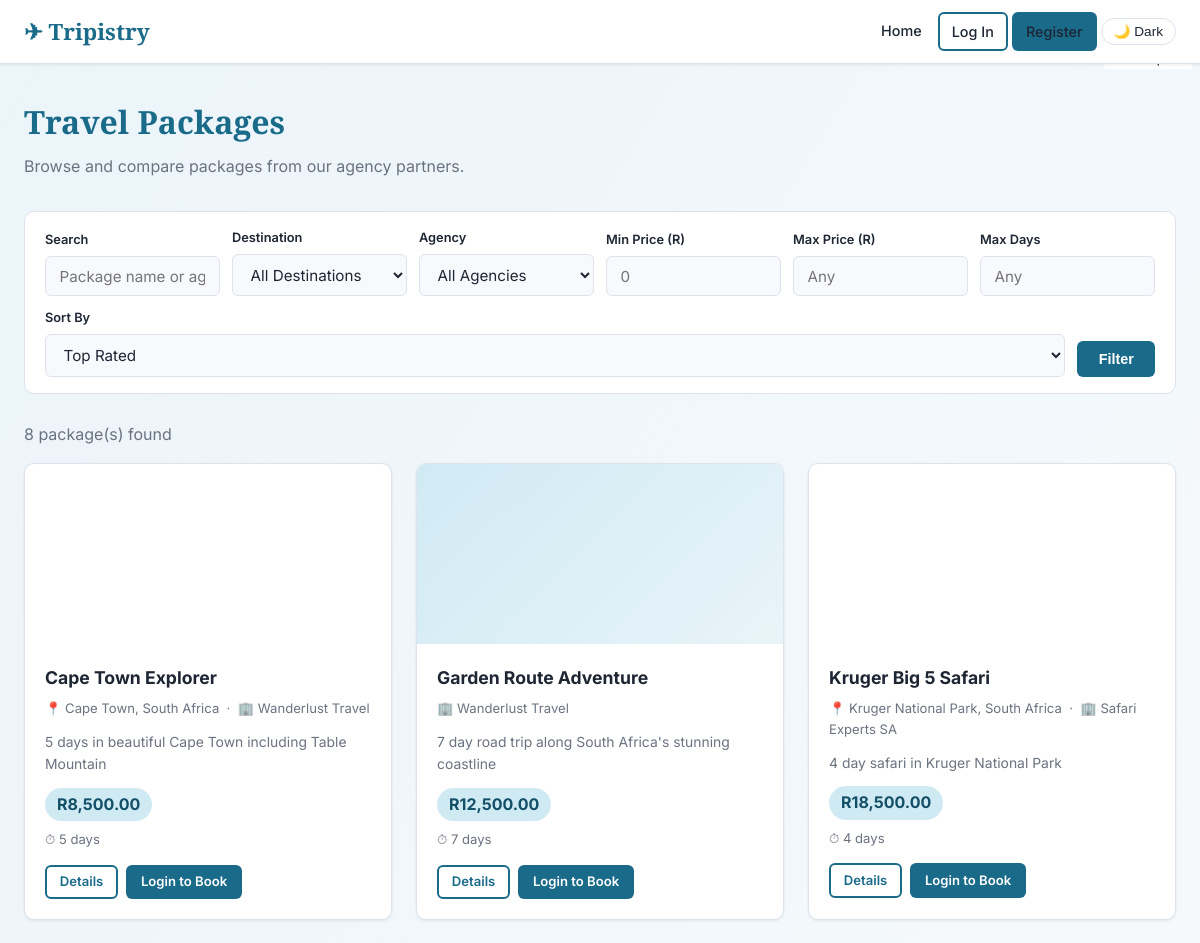
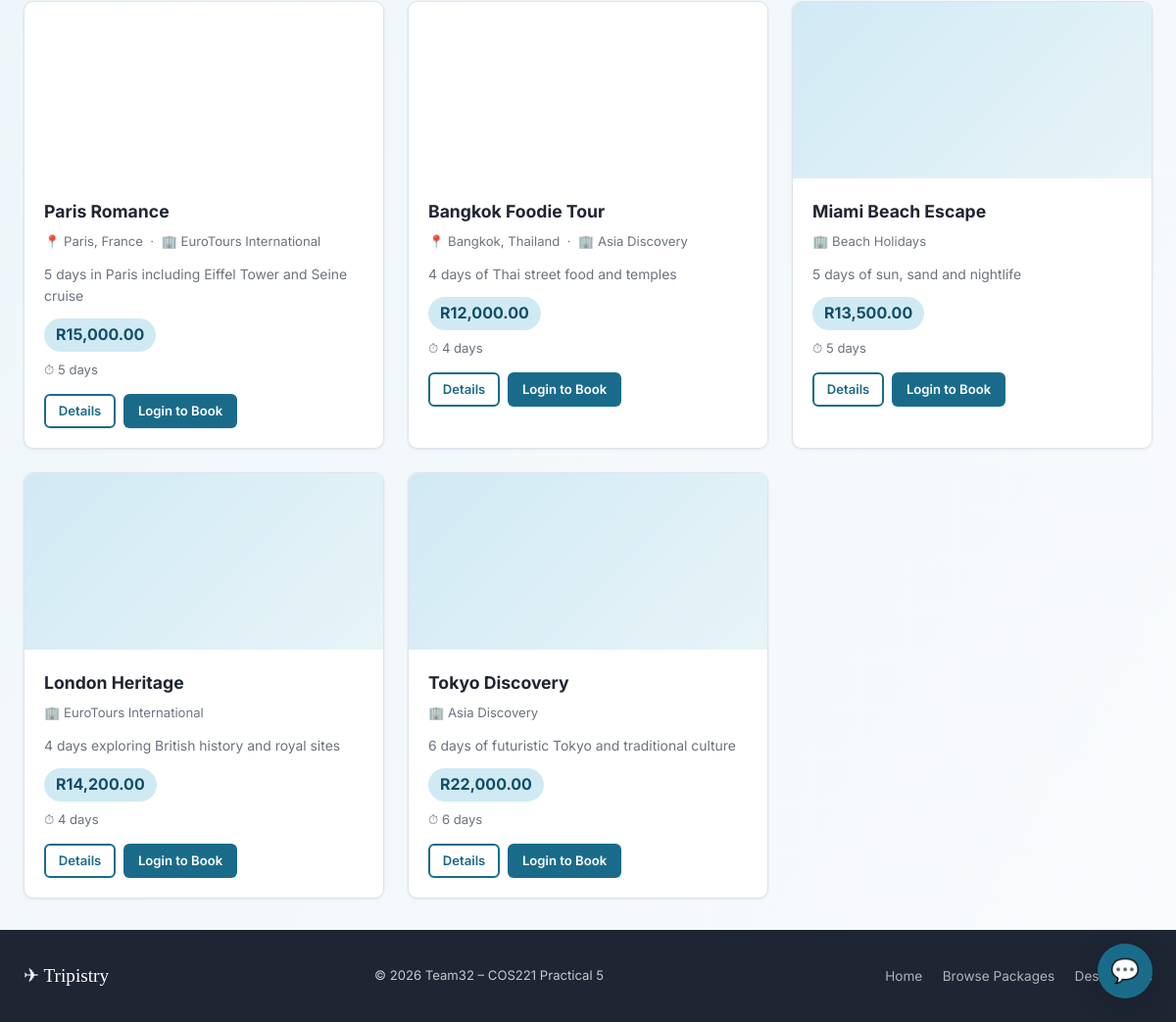
The page /tripistry/traveller/packages.php on the database its author committed (2 pictures, top to bottom).
### tables this page shows
CREATE TABLE `travel_package` (
  `package_id` int(11) NOT NULL AUTO_INCREMENT,
  `agency_id` int(11) NOT NULL,
  `destination_id` int(11) NOT NULL,
  `name` varchar(255) NOT NULL,
  `description` text DEFAULT NULL,
  `base_price` decimal(10,2) NOT NULL,
  `duration_days` int(11) DEFAULT NULL,
  `start_date` date DEFAULT NULL,
  `end_date` date DEFAULT NULL,
  `image_url` varchar(255) DEFAULT NULL,
  `avg_rating` decimal(3,2) DEFAULT 0.00,
  `created_at` timestamp NULL DEFAULT current_timestamp(),
  PRIMARY KEY (`package_id`),
  KEY `agency_id` (`agency_id`),
  KEY `destination_id` (`destination_id`),
  CONSTRAINT `fk_package_agency` FOREIGN KEY (`agency_id`) REFERENCES `travel_agency` (`agency_id`),
  CONSTRAINT `fk_package_destination` FOREIGN KEY (`destination_id`) REFERENCES `destination` (`destination_id`)
);

CREATE TABLE `travel_agency` (
  `agency_id` int(11) NOT NULL,
  `company_name` varchar(255) NOT NULL,
  `contact_number` varchar(20) DEFAULT NULL,
  `website` varchar(255) DEFAULT NULL,
  `address` varchar(255) DEFAULT NULL,
  `country` varchar(100) DEFAULT NULL,
  PRIMARY KEY (`agency_id`),
  CONSTRAINT `fk_travelagency_user` FOREIGN KEY (`agency_id`) REFERENCES `user` (`user_id`) ON DELETE CASCADE
);

### tripistry/includes/auth.php (called while the page is built, shortened)
<?php
function is_logged_in(): bool {
    return isset($_SESSION['user_id']);
}
function e(string $s): string {
    return htmlspecialchars($s, ENT_QUOTES | ENT_SUBSTITUTE, 'UTF-8');
}

### tripistry/traveller/packages.php (the view, shortened to what this page needs)
<?php
require_once __DIR__ . '/../includes/auth.php';
$db = get_db();
$search = trim($_GET['search'] ?? '');
$min_price = (float)($_GET['min_price'] ?? 0);
$max_price = (float)($_GET['max_price'] ?? 0);
$duration = (int)($_GET['duration'] ?? 0);
$sort = $_GET['sort'] ?? 'rating';
$sort_map = [
    'rating' => 'avg_rating DESC',
    'price_asc' => 'tp.base_price ASC',
    'price_desc'=> 'tp.base_price DESC',
    'newest' => 'tp.created_at DESC',
    'duration'  => 'tp.duration_days ASC',
];
$order_by = $sort_map[$sort] ?? 'avg_rating DESC';
$where  = ['1=1'];
$params = [];
$where_sql = implode(' AND ', $where);
$sql = "
    SELECT tp.package_id, tp.name, tp.base_price, tp.duration_days, tp.description,
           ta.company_name, ta.agency_id,
           d.city_name, d.country, d.image_url,
           ROUND(AVG(r.rating), 1) AS avg_rating,
           COUNT(DISTINCT r.review_id) AS review_count
    FROM travel_package tp
    JOIN travel_agency ta ON ta.agency_id = tp.agency_id
    LEFT JOIN package_component pc ON pc.package_id = tp.package_id AND pc.component_type = 'accommodation'
    LEFT JOIN accommodation a ON a.accommodation_id = pc.component_id
    LEFT JOIN destination d ON d.destination_id = a.destination_id
    LEFT JOIN review r ON r.package_id = tp.package_id
    WHERE $where_sql
    GROUP BY tp.package_id, d.destination_id
    ORDER BY $order_by";
$stmt = $db->prepare($sql);
$stmt->execute($params);
$packages = $stmt->fetchAll();
require_once __DIR__ . '/../includes/header.php';
?>
<div class="page-header">
    <h1>Travel Packages</h1>
    <p>Browse and compare packages from our agency partners.</p>
</div>
<form id="package-filter-form" method="GET" action="<?= BASE_URL ?>/traveller/packages.php">
<div class="filter-bar">
    <div class="form-group">
        <label for="search">Search</label>
        <input type="text" id="search" name="search" class="form-control"
               value="<?= e($search) ?>" placeholder="Package name or agency...">
    </div>
    <div class="form-group">
        <label for="destination">Destination</label>
        <select id="destination" name="destination" class="form-control">
            <option value="">All Destinations</option>
        </select>
    </div>
    <div class="form-group">
        <label for="agency_id">Agency</label>
        <select id="agency_id" name="agency_id" class="form-control">
            <option value="">All Agencies</option>
        </select>
    </div>
    <div class="form-group">
        <label for="min_price">Min Price (R)</label>
        <input type="number" id="min_price" name="min_price" class="form-control"
               value="<?= $min_price ?: '' ?>" min="0" placeholder="0">
    </div>
    <div class="form-group">
        <label for="max_price">Max Price (R)</label>
        <input type="number" id="max_price" name="max_price" class="form-control"
               value="<?= $max_price ?: '' ?>" min="0" placeholder="Any">
    </div>
    <div class="form-group">
        <label for="duration">Max Days</label>
        <input type="number" id="duration" name="duration" class="form-control"
               value="<?= $duration ?: '' ?>" min="1" placeholder="Any">
    </div>
    <div class="form-group">
        <label for="sort">Sort By</label>
        <select id="sort" name="sort" class="form-control">
            <option value="rating"     <?= $sort==='rating'     ?'selected':'' ?>>Top Rated</option>
        </select>
    </div>
    <div class="form-group" style="flex:0">
        <label>&nbsp;</label>
        <button type="submit" class="btn btn-primary">Filter</button>
    </div>
</div>
</form>
<div id="package-results">
<div class="flex-between mb-2">
    <p class="text-muted"><?= count($packages) ?> package(s) found</p>
</div>
<?php if (empty($packages)): ?>
    <div class="empty-state"><div class="empty-icon">🔍</div><p>No packages match your filters.</p></div>
<?php else: ?>
<div class="grid-3">
    <?php foreach ($packages as $p): ?>
    <div class="card">
        <?php if ($p['image_url']): ?>
            <div class="card-img-placeholder" style="background-image:url('<?= e($p['image_url']) ?>');background-size:cover">
        <?php else: ?>
            <div class="card-img-placeholder">
        <?php endif; ?>
            <div style="position:absolute;top:8px;right:8px" onclick="event.stopPropagation()">
                <label style="background:rgba(255,255,255,.9);padding:.2rem .5rem;border-radius:4px;font-size:.8rem;cursor:pointer">
                </label>
            </div>
        </div>
        <div class="card-body">
            <div class="card-title"><?= e($p['name']) ?></div>
            <div class="card-meta">
                <?php if ($p['city_name']): ?>📍 <?= e($p['city_name']) ?>, <?= e($p['country']) ?> &nbsp;·&nbsp;<?php endif; ?>
                🏢 <?= e($p['company_name']) ?>
            </div>
            <?php if ($p['description']): ?>
                <p style="font-size:.87rem;color:var(--clr-text-muted);margin-bottom:.75rem">
                    <?= e(mb_strimwidth($p['description'], 0, 90, '…')) ?>
                </p>
            <?php endif; ?>
            <div class="flex-between">
                <span class="price-badge">R<?= number_format($p['base_price'], 2) ?></span>
            </div>
            <?php if ($p['duration_days']): ?>
                <p class="text-muted mt-1" style="font-size:.82rem">⏱ <?= (int)$p['duration_days'] ?> days</p>
            <?php endif; ?>
            <div style="margin-top:.9rem;display:flex;gap:.5rem">
                <a href="<?= BASE_URL ?>/traveller/package_detail.php?id=<?= $p['package_id'] ?>" class="btn btn-outline btn-sm">Details</a>
                <?php if (is_logged_in()): ?>
                <a href="<?= BASE_URL ?>/traveller/book.php?package_id=<?= $p['package_id'] ?>" class="btn btn-primary btn-sm">Book Now</a>
                <?php else: ?>
                <a href="<?= BASE_URL ?>/login.php" class="btn btn-primary btn-sm">Login to Book</a>
                <?php endif; ?>
            </div>
        </div>
    </div>
    <?php endforeach; ?>
</div>
<?php endif; ?>
</div>
<?php require_once __DIR__ . '/../includes/footer.php'; ?>

### tripistry/css/style.css (style rules this page uses)
:root { --clr-primary: #1a6b8a; --clr-primary-dark: #134f67; --clr-primary-light: #d0eaf4; --clr-accent: #f5a623; --clr-accent-dark: #c77d0a; --clr-bg: #f7f9fc; --clr-surface: #ffffff; --clr-border: #dde3ec; --clr-text: #1e2533; --clr-text-muted: #6b7280; --clr-text-light: #ffffff; --clr-success: #16a34a; --clr-warning: #d97706; --clr-danger: #dc2626; --clr-info: #0284c7; --max-width: 1200px; --nav-height: 64px; --radius-sm: 6px; --radius-md: 10px; --radius-lg: 16px; --font-body: 'Inter', system-ui, sans-serif; --font-display: 'Playfair Display', Georgia, serif; --shadow-sm: 0 1px 3px rgba(0,0,0,.08); --shadow-md: 0 4px 16px rgba(0,0,0,.10); --shadow-lg: 0 8px 32px rgba(0,0,0,.14); }
*, *::before, *::after { box-sizing: border-box; margin: 0; padding: 0; }
html { scroll-behavior: smooth; }
body { font-family: var(--font-body); background-image: linear-gradient( to bottom right, rgba(215, 234, 244, 0.5), rgba(247, 249, 252, 0.7) ), url('../assets/bg.png'); background-size: cover, 100% auto; background-repeat: no-repeat, repeat-y; background-attachment: fixed; color: var(--clr-text); line-height: 1.6; min-height: 100vh; display: flex; flex-direction: column; }
a { color: var(--clr-primary); text-decoration: none; }
.btn { display: inline-flex; align-items: center; gap: 0.4rem; padding: 0.5rem 1.2rem; border-radius: var(--radius-sm); font-size: 0.9rem; font-weight: 600; cursor: pointer; border: 2px solid transparent; transition: background 0.15s, color 0.15s, border-color 0.15s, transform 0.1s; text-decoration: none; white-space: nowrap; }
.btn-primary { background:var(--clr-primary); color: #fff; }
.btn-outline { border-color: var(--clr-primary); color: var(--clr-primary); background: transparent; }
.btn-sm { padding: 0.3rem 0.8rem; font-size: 0.82rem; }
.card { background: var(--clr-surface); border: 1px solid var(--clr-border); border-radius: var(--radius-md); box-shadow: var(--shadow-sm); overflow: hidden; transition: box-shadow 0.2s, transform 0.2s; }
.card-body { padding: 1.25rem; }
.card-title { font-size: 1.1rem; font-weight: 700; margin-bottom: 0.35rem; }
.card-meta { font-size: 0.82rem; color: var(--clr-text-muted); margin-bottom: 0.75rem; }
.card-img-placeholder { width: 100%; height: 180px; background: linear-gradient(135deg, var(--clr-primary-light), #e8f4f8); display: flex; align-items: center; justify-content: center; font-size: 3rem; }
.grid-3 { display: grid; grid-template-columns: repeat(auto-fill, minmax(300px, 1fr)); gap: 1.5rem; }
.page-header { margin-bottom: 2rem; }
.page-header h1 { font-family: var(--font-display); font-size: 2rem; color: var(--clr-primary); }
.page-header p { color: var(--clr-text-muted); margin-top: 0.4rem; }
.form-group { margin-bottom: 1.1rem; }
.form-group label { display: block; font-size: 0.88rem; font-weight: 600; margin-bottom: 0.35rem; }
.form-control { width: 100%; padding: 0.6rem 0.85rem; border: 1.5px solid var(--clr-border); border-radius: var(--radius-sm); font-size: 0.95rem; font-family: var(--font-body); background: var(--clr-bg); transition: border-color 0.15s; color: var(--clr-text); }
select.form-control { cursor: pointer; }
.filter-bar { background: var(--clr-surface); border: 1px solid var(--clr-border); border-radius: var(--radius-md); padding: 1rem 1.25rem; margin-bottom: 1.75rem; display: flex; flex-wrap: wrap; gap: 0.75rem; align-items: flex-end; }
.filter-bar .form-group { margin-bottom: 0; flex: 1 1 160px; }
.filter-bar label { font-size: 0.8rem; }
.price-badge { background: var(--clr-primary-light); color: var(--clr-primary-dark); font-weight: 700; font-size: 1rem; padding: 0.25rem 0.75rem; border-radius: 999px; display: inline-block; }
.text-muted { color: var(--clr-text-muted); }
.mt-1 { margin-top: 0.5rem; }
.mb-2 { margin-bottom: 1rem; }
.flex-between { display: flex; align-items: center; justify-content: space-between; flex-wrap: wrap; gap: 0.5rem; }

### rows shown on the page
travel_package: name "Cape Town Explorer", city_name "Cape Town", country "South Africa", agency.company_name "Wanderlust Travel", description "5 days in beautiful Cape Town including Table Mountain", base_price "8,500.00", duration_days "5"
travel_package: name "Garden Route Adventure", agency.company_name "Wanderlust Travel", description "7 day road trip along South Africa's stunning coastline", base_price "12,500.00", duration_days "7"
travel_package: name "Kruger Big 5 Safari", city_name "Kruger National Park", country "South Africa", agency.company_name "Safari Experts SA", description "4 day safari in Kruger National Park", base_price "18,500.00", duration_days "4"
travel_package: name "Paris Romance", city_name "Paris", country "France", agency.company_name "EuroTours International", description "5 days in Paris including Eiffel Tower and Seine cruise", base_price "15,000.00", duration_days "5"
travel_package: name "Bangkok Foodie Tour", city_name "Bangkok", country "Thailand", agency.company_name "Asia Discovery", description "4 days of Thai street food and temples", base_price "12,000.00", duration_days "4"
travel_package: name "Miami Beach Escape", agency.company_name "Beach Holidays", description "5 days of sun, sand and nightlife", base_price "13,500.00", duration_days "5"
travel_package: name "London Heritage", agency.company_name "EuroTours International", description "4 days exploring British history and royal sites", base_price "14,200.00", duration_days "4"
travel_package: name "Tokyo Discovery", agency.company_name "Asia Discovery", description "6 days of futuristic Tokyo and traditional culture", base_price "22,000.00", duration_days "6"

### other values the page prints
count($packages) "8"
